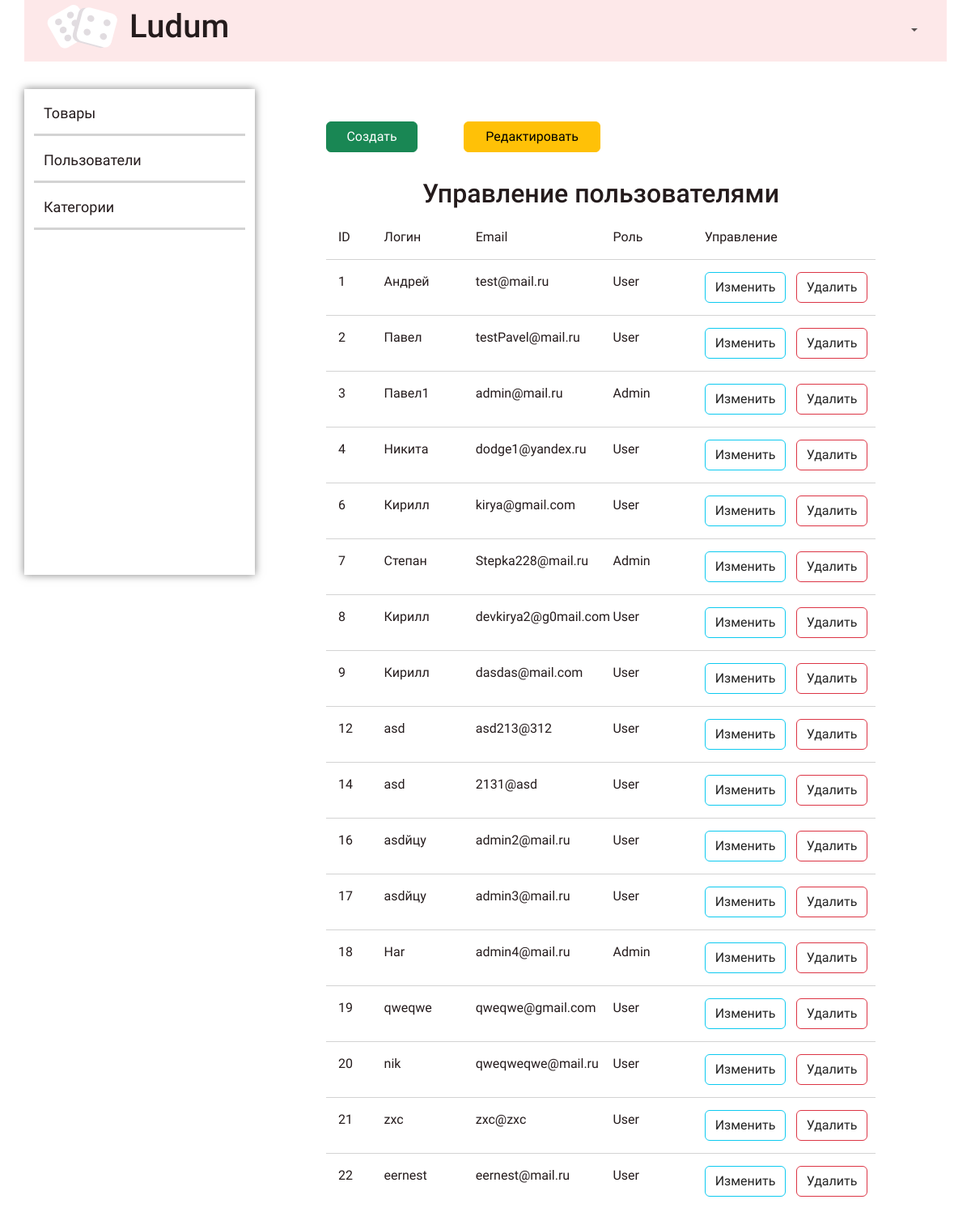
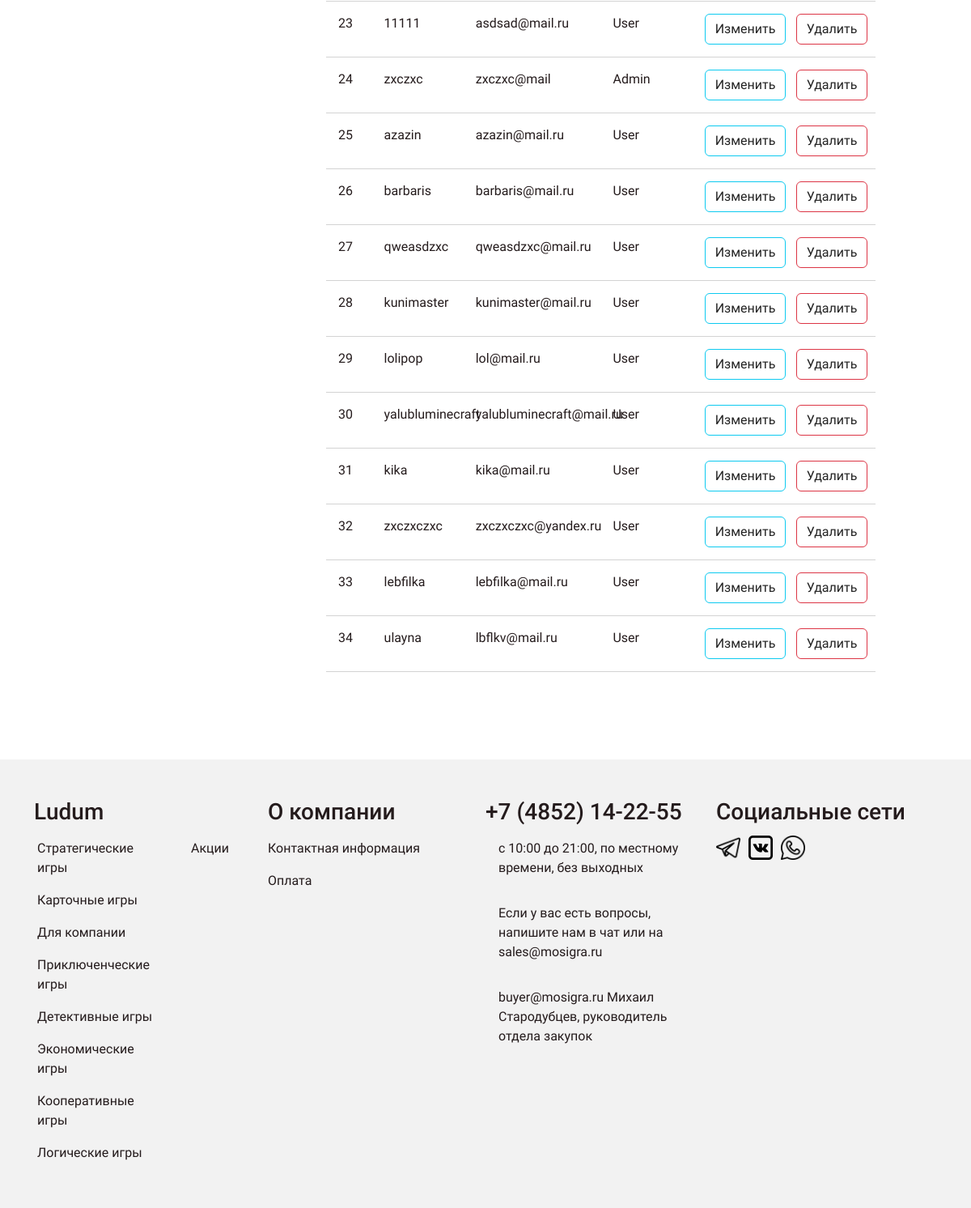
Page /admin/users/index.php on the committed database (2 pictures, top to bottom).
### tables this page shows
CREATE TABLE `users` (
  `id` int(11) NOT NULL,
  `admin` tinyint(4) NOT NULL,
  `userName` varchar(255) NOT NULL,
  `email` varchar(255) NOT NULL,
  `password` varchar(255) NOT NULL,
  `created` timestamp NULL DEFAULT current_timestamp()
);

CREATE TABLE `category` (
  `id` int(11) NOT NULL,
  `name` varchar(128) NOT NULL,
  `description` varchar(256) NOT NULL
);

### app/database/db.php (called while the page is built, shortened)
<?php
require('connect.php');
function dbCheckError($query){
    $errInfo = $query->errorInfo();
    return true;
}
function selectAll($table, $params =[]){
    global $pdo;
    $sql = "SELECT * FROM $table";
    $query = $pdo->prepare($sql);
    $query->execute();
    return $query->fetchAll();
}

### app/controllers/users.php (called while the page is built, shortened)
<?php
include SITE_ROOT . "/app/database/db.php";
$users = selectAll('users');
?>

### admin/users/index.php (the view, shortened to what this page needs)
<?php
    include("../../app/controllers/users.php");
?>
<!DOCTYPE html>
<html lang="en">
<head>
    <link rel="stylesheet" type="text/css" href="../../css/bootstrap.min.css">
    <link rel="stylesheet" type="text/css" href="../../css/admin.css">
</head>
<body>
  <?php
    include("../../app/include/header-admin.php");
  ?>
  <div class="container">
  <?php include("../../app/include/sidebar-admin.php");?>
        <div class="posts col-9">
            <div class="row button">
                <a href="<?php echo BASE_URL . "admin/users/create.php"; ?>" class="col-2 btn btn-success">Создать</a>
                <div class="col-1"></div>
                <a href="<?php echo BASE_URL . "admin/users/index.php"; ?>" class="col-3 btn btn-warning">Редактировать</a>
            </div>
            <div class="row title-table">
                <h2>Управление пользователями</h2>
                <div class="id col-1">ID</div>
                <div class="title col-2">Логин</div>
                <div class="title col-3">Email</div>
                <div class="price col-2">Роль</div>
                <div class="red col-4">Управление</div>
            </div>
            <?php foreach ($users as $key => $user):?>
            <div class="row post">
                <div class="id col-1"><?=$user['id'];?></div>
                <div class="title col-2"><?=$user['userName'];?></div>
                <div class="title col-3"><?=$user['email'];?></div>
                <?php if($user['admin'] == 1): ?>
                    <div class="price col-2">Admin</div>
                <?php else: ?>
                    <div class="price col-2">User</div>
                <?php endif; ?>
                <div class="red col-2"><a class="btn btn-outline-info" href="edit.php?edit_id=<?=$user['id']?>">Изменить</a></div>
                <div class="del col-2"><a class="btn btn-outline-danger" href="index.php?delete_id=<?=$user['id']?>">Удалить</a></div>
            </div>
            <?php endforeach; ?>
        </div>
    </div>
  </div>
  <?php
    include("../../app/include/footer-admin.php");
  ?>
</body>
</html>

### app/include/footer-admin.php
<?php $allcat = selectAll('category'); ?>
<div class="container-fluid footer">
  <div class="container mt-2">
    <div class="row div_foot_row">
      <div class="d-none d-md-block col-md-3 py-5 ">
        <div class="row ">
          <h3>Ludum</h3>
          <div class="col-8 col-md-8 col-lg-8 div_foot_text">
            <ul class="nav flex-column footer__ul">
            <?php foreach($allcat as $key => $cat):?>
          <li class="nav-item">
            <a class="nav-link" href="<?=BASE_URL . 'category.php?id=' . $cat['id']; ?>"><?=$cat['name']; ?></a>
          </li>
          <?php endforeach; ?>
            </ul>
          </div>
          <div class="col-4 col-md-4 col-lg-4 div_foot_text">
            <ul class="nav flex-column footer__ul">
              <li class="nav-item">
                <a class="nav-link" href="#">Акции</a>
              </li>
            </ul>
          </div>
        </div>
      </div>
      <div class="d-none d-md-block col-md-3 py-5 foot__about div_foot_text">
      <h3>О компании</h3>
          <ul class="nav flex-column footer__ul">
            <li class="nav-item">
              <a class="nav-link" href="#">Контактная информация</a>
            </li>
            <li class="nav-item">
              <a class="nav-link" href="#">Оплата</a>
            </li>
          </ul>
      </div>
      <div class="col-12 col-sm-12 col-md-3 py-sm-4 py-md-5 div_foot_text foot_md">
        <h3>+7 (4852) 14-22-55</h3>
          <ul class="nav flex-column sidebar__ul ">
            <li class="nav-item">
              <p class="foot-p " >с 10:00 до 21:00, по местному времени, без выходных</p>
            </li>
            <li class="nav-item">
              <p class="foot-p" >Если у вас есть вопросы, напишите нам в чат или на sales@mosigra.ru</p>
            </li>
            <li class="nav-item">
              <p class="foot-p" >buyer@mosigra.ru Михаил Стародубцев, руководитель отдела закупок</p>
            </li>
          </ul>
      </div>
      <div class="col-sm-12 col-md-3 pb-sm-4 py-md-5 div_foot_text foot_md">
        <h3>Социальные сети</h3>
          <ul class="nav flex-row sidebar__ul foot_social">
            <li class="nav-item ">
              <a class="nav-link " href="#">
                <img src="<?php echo BASE_URL?>image/telegram.png" class=" d-inline-block " width="30" height="30" alt="Аккаунт" loading="lazy">
              </a>
            </li>
            <li class="nav-item">
              <a class="nav-link" href="#">
                <img src="<?php echo BASE_URL?>image/vk.png" class=" d-inline-block" width="30" height="30" alt="Аккаунт" loading="lazy">
              </a>
            </li>
            <li class="nav-item">
              <a class="nav-link" href="#">
                <img src="<?php echo BASE_URL?>image/watsaap.png" class=" d-inline-block" width="30" height="30" alt="Аккаунт" loading="lazy">
              </a>
            </li>
          </ul>
      </div>
    </div>
  </div>
  </div>

### css/admin.css (style rules this page uses)
* { margin: 0; padding: 0; font-family: 'Roboto','sans-serif','Helvetica'; color: #241B1C; }
body { background-color: white; min-width: 510px; }
@media screen and (min-width: 520px) { .div_foot_text .nav { --bs-nav-link-color: #241B1C; --bs-nav-link-hover-color: #241B1C; } }
@media (min-width: 576px) { .sidebar__ul { --bs-nav-link-hover-color: #FE9FA1; --bs-nav-link-color: #241B1C; } }
@media (min-width: 576px) { .sidebar__ul li a { color: #241B1C; } }
@media (min-width: 576px) { .footer { background-color: #f2f2f2; } }
@media (min-width: 576px) { .foot_md { text-align: center; } }
@media (min-width: 576px) { .foot_social { display: flex; justify-content: space-evenly; } }
@media (min-width: 768px) { .sidebar__ul { --bs-nav-link-hover-color: #FE9FA1; --bs-nav-link-color: #241B1C; } }
@media (min-width: 768px) { .sidebar__ul li a { font-size: 12px; color: #241B1C; padding: 4px 0px; } }
@media (min-width: 768px) { .div_foot_row h3 { font-size: calc(0.8rem + .6vw) !important; } }
@media (min-width: 768px) { .footer__ul li a { text-decoration: none; color: #241B1C; font-size: 12px; } }
@media (min-width: 768px) { .foot-p { font-size: 12px; } }
@media (min-width: 768px) { .foot__about { padding-left: 2rem; } }
@media (min-width: 768px) { .foot__about h3 { padding-left: 16px; } }
@media (min-width: 768px) { .div_foot_row .row > * { padding-right: 0; } }
@media (min-width: 768px) { .div_foot_text { padding: 0; } }
@media (min-width: 768px) { .foot_social li a { margin: 0 10px 0 0; } }
@media (min-width: 768px) { .foot_md { text-align: left ; } }
@media (min-width: 768px) { .foot_social { display: flex; justify-content: flex-start; } }
@media (min-width: 992px) { .div_foot_row h3 { font-size: calc(1rem + .6vw) !important; } }
@media (min-width: 992px) { .footer__ul li a { text-decoration: none; color: #241B1C; font-size: 14px; } }
@media (min-width: 992px) { .foot-p { font-size: 14px; } }
@media (min-width: 992px) { .foot__about { padding-left: 3rem; } }
@media (min-width: 992px) { .foot__about h3 { padding-left: 16px; } }
@media (min-width: 992px) { .div_foot_row .row > * { padding-right: 0; } }
@media (min-width: 992px) { .div_foot_text { padding: 0; } }
@media (min-width: 992px) { .foot_md { text-align: left; } }
@media screen and (min-width:1200px) { .nav-link { font-size: 16px; } }
@media screen and (min-width:1200px) { .posts { height: 100%; padding: 40px 100px 100px; overflow-y: scroll; } }
@media screen and (min-width:1200px) { .posts h2 { text-align: center; margin: 2rem 0 0.5rem; } }
@media screen and (min-width:1200px) { .posts .title-table div { padding: 15px; text-align: left; border-bottom: 1px solid #d3d3d3; } }
@media screen and (min-width:1200px) { .posts .post div { padding: 15px; text-align: left; border-bottom: 1px solid #d3d3d3; } }
@media screen and (min-width:1200px) { .posts .post .red a { color: #242424; } }
@media screen and (min-width:1200px) { .posts .post .del a { color: #242424; } }
@media screen and (min-width:1200px) { .sidebar__ul { --bs-nav-link-hover-color: #FE9FA1; --bs-nav-link-color: #241B1C; } }
@media screen and (min-width:1200px) { .sidebar__ul li { padding: 0; } }
@media screen and (min-width:1200px) { .sidebar__ul li a { font-size: 18px; color: #241B1C; } }
@media screen and (min-width:1200px) { .foot-p { font-size: 16px; margin: 0 0 16px; padding: 8px 16px; } }
@media screen and (min-width:1200px) { .div_foot_row h3 { font-size: calc(1.3rem + .6vw) !important; } }
@media screen and (min-width:1200px) { .footer__ul li a { text-decoration: none; color: #241B1C; font-size: 16px; } }
@media screen and (min-width:1200px) { .div_foot_text .nav { --bs-nav-link-color: #241B1C; --bs-nav-link-hover-color: #241B1C; } }
@media screen and (min-width:1200px) { .foot-p { font-size: 16px; } }
@media screen and (min-width:1200px) { .foot__about { padding-left: 3rem; } }
@media screen and (min-width:1200px) { .div_foot_row .row > * { padding-right: 0; } }
@media screen and (min-width:1200px) { .div_foot_text { padding: 0; } }

### rows in the picture
users: id "1", userName "Андрей", email "test@mail.ru", admin "User"
users: id "2", userName "Павел", email "testPavel@mail.ru", admin "User"
users: id "3", userName "Павел1", email "admin@mail.ru", admin "Admin"
users: id "4", userName "Никита", email "dodge1@yandex.ru", admin "User"
users: id "6", userName "Кирилл", email "kirya@gmail.com", admin "User"
users: id "7", userName "Степан", email "Stepka228@mail.ru", admin "Admin"
users: id "8", userName "Кирилл", email "devkirya2@g0mail.com", admin "User"
users: id "9", userName "Кирилл", email "dasdas@mail.com", admin "User"
users: id "12", userName "asd", email "asd213@312", admin "User"
users: id "14", userName "asd", email "2131@asd", admin "User"
users: id "16", userName "asdйцу", email "admin2@mail.ru", admin "User"
users: id "17", userName "asdйцу", email "admin3@mail.ru", admin "User"
users: id "18", userName "Har", email "admin4@mail.ru", admin "Admin"
users: id "19", userName "qweqwe", email "qweqwe@gmail.com", admin "User"
users: id "20", userName "nik", email "qweqweqwe@mail.ru", admin "User"
users: id "21", userName "zxc", email "zxc@zxc", admin "User"
users: id "22", userName "eernest", email "eernest@mail.ru", admin "User"
users: id "23", userName "11111", email "asdsad@mail.ru", admin "User"
users: id "24", userName "zxczxc", email "zxczxc@mail", admin "Admin"
users: id "25", userName "azazin", email "azazin@mail.ru", admin "User"
users: id "26", userName "barbaris", email "barbaris@mail.ru", admin "User"
users: id "27", userName "qweasdzxc", email "qweasdzxc@mail.ru", admin "User"
users: id "28", userName "kunimaster", email "kunimaster@mail.ru", admin "User"
users: id "29", userName "lolipop", email "lol@mail.ru", admin "User"
users: id "30", userName "yalubluminecraft", email "yalubluminecraft@mail.ru", admin "User"
users: id "31", userName "kika", email "kika@mail.ru", admin "User"
users: id "32", userName "zxczxczxc", email "zxczxczxc@yandex.ru", admin "User"
users: id "33", userName "lebfilka", email "lebfilka@mail.ru", admin "User"
users: id "34", userName "ulayna", email "lbflkv@mail.ru", admin "User"
category: name "Стратегические игры"
category: name "Карточные игры"
category: name "Для компании"
category: name "Приключенческие игры"
category: name "Детективные игры"
category: name "Экономические игры"
category: name "Кооперативные игры"
category: name "Логические игры"
